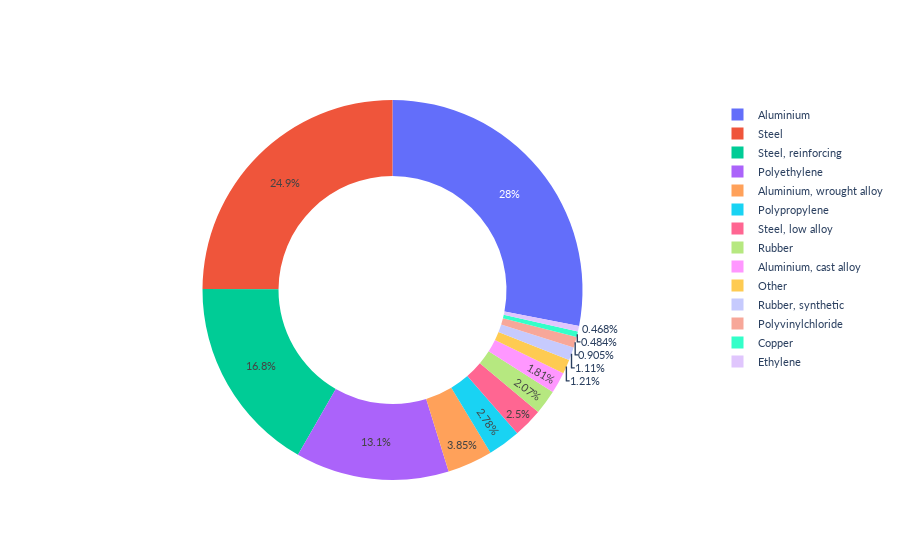

Notebook code for this chart:
### Code cell
stocks.DonutChart(mat,
                  slx = ['Class', ['Bicycles']],
                  year = 2017,
                  lim=13,
                  )

### Figure 1 — Plotly figure (JSON) as saved in the notebook; plotly's stock layout.template omitted (floating-point values rounded to 4 significant figures)
{"data": [{"hole": 0.6, "labels": ["Aluminium", "Steel", "Steel, reinforcing", "Polyethylene", "Aluminium, wrought alloy", "Polypropylene", "Steel, low alloy", "Rubber", "Aluminium, cast alloy", "Rubber, synthetic", "Polyvinylchloride", "Copper", "Ethylene", "Other"], "type": "pie", "values": [187084, 166273, 112178, 87188, 25713, 18528, 16689, 13849, 12100, 7436, 6039, 3231, 3125, 8096]}], "layout": {"font": {"family": "Lato, sans serif", "size": 11}}}
